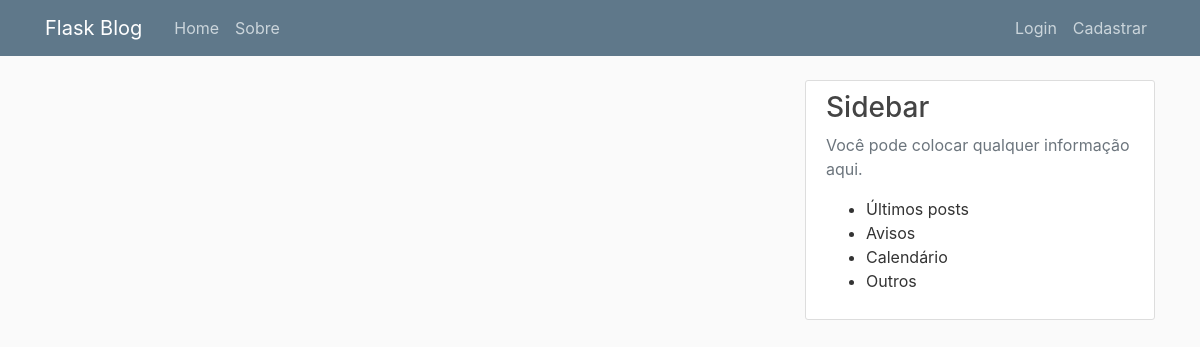
Page /home on the earlier database version.
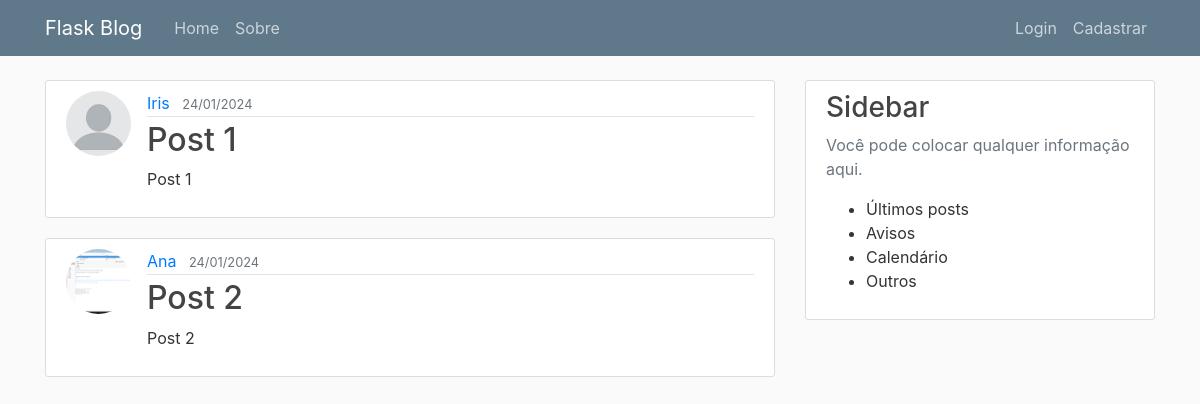
Same page on the later database version.
### flaskblog/models.py (models this page shows, shortened)
class Post(db.Model):
    id = db.Column(db.Integer, primary_key=True)
    title = db.Column(db.String(100), nullable=False)
    date_posted = db.Column(db.DateTime, nullable=False, default=datetime.utcnow)
    content = db.Column(db.Text, nullable=False)
    user_id = db.Column(db.Integer, db.ForeignKey('user.id'), nullable=False)

class User(db.Model, UserMixin):
    id = db.Column(db.Integer, primary_key=True)
    username = db.Column(db.String(20), unique=True, nullable=False)
    email = db.Column(db.String(120), unique=True, nullable=False)
    image_file = db.Column(db.String(20), nullable=False, default='default.jpg')
    password = db.Column(db.String(60), nullable=False)
    posts = db.relationship('Post', backref='author', lazy=True)

### flaskblog/routes.py (the view)
@app.route("/")
@app.route("/home")
def home():
    posts = Post.query.all()
    return render_template('home.html', posts=posts)

### flaskblog/templates/home.html
{% extends 'layout.html' %}
{% block content %}
    {% for post in posts %}
        <article class="media content-section">
            <img class="rounded-circle article-img" src="{{ url_for('static', filename='profile_pics/' + post.author.image_file) }}">
            <div class="media-body">
                <div class="article-metadata">
                    <a class="mr-2" href="#">{{ post.author.username }}</a>
                    <small class="text-muted">{{ post.date_posted.strftime('%d/%m/%Y') }}</small>
                </div>
                <h2><a class="article-title" href="{{ url_for('post', post_id=post.id) }}">{{ post.title }}</a></h2>
                <p class="article-content">{{ post.content }}</p>
            </div>
        </article>
    {% endfor %}
{% endblock content %}

### flaskblog/templates/layout.html (shortened to what this page needs)
<!DOCTYPE html>
<html lang="pt-br">
<head>
    <link rel="stylesheet" href="https://cdn.jsdelivr.net/npm/bootstrap@4.0.0/dist/css/bootstrap.min.css"
>
    <link rel="stylesheet" type="text/css" href="{{ url_for('static', filename='main.css') }}">
</head>
<body>
    <header class="site-header">
        <nav class="navbar navbar-expand-md navbar-dark bg-steel fixed-top">
            <div class="container">
                <a class="navbar-brand mr-4" href="/">Flask Blog</a>
                <div class="collapse navbar-collapse" id="navbarToggle">
                    <div class="navbar-nav mr-auto">
                        <a class="nav-item nav-link" href="{{ url_for('home') }}">Home</a>
                        <a class="nav-item nav-link" href="{{ url_for('sobre') }}">Sobre</a>
                    </div>
                    <div class="navbar-nav">
                        {% if current_user.is_authenticated %}
                            <a class="nav-item nav-link" href="{{ url_for('novo_post') }}">Novo Post</a>
                            <a class="nav-item nav-link" href="{{ url_for('conta') }}">Meu Perfil</a>
                            <a class="nav-item nav-link" href="{{ url_for('logout') }}">Sair</a>
                        {% else %}
                            <a class="nav-item nav-link" href="{{ url_for('login') }}">Login</a>
                            <a class="nav-item nav-link" href="{{ url_for('cadastrar') }}">Cadastrar</a>
                        {% endif %}
                    </div>
                </div>
            </div>
        </nav>
    </header>
    <main role="main" class="container">
        <div class="row">
            <div class="col-md-8">
                {% block content %}{% endblock %}
            </div>
            <div class="col-md-4">
                <div class="content-section">
                    <h3>Sidebar</h3>
                    <p class='text-muted'>Você pode colocar qualquer informação aqui.
                    <ul>
                        <li>Últimos posts</li>
                        <li>Avisos</li>
                        <li>Calendário</li>
                        <li>Outros</li>
                    </ul>
                    </p>
                </div>
            </div>
        </div>
    </main>
</body>
</html>

### flaskblog/static/main.css (style rules this page uses)
body { background: #fafafa; color: #333333; margin-top: 5rem; }
h1, h2, h3, h4, h5, h6 { color: #444444; }
.bg-steel { background-color: #5f788a; }
.site-header .navbar-nav .nav-link { color: #cbd5db; }
.content-section { background: #ffffff; padding: 10px 20px; border: 1px solid #dddddd; border-radius: 3px; margin-bottom: 20px; }
.article-title { color: #444444; }
.article-content { white-space: pre-line; }
.article-img { height: 65px; width: 65px; margin-right: 16px; }
.article-metadata { padding-bottom: 1px; margin-bottom: 4px; border-bottom: 1px solid #e3e3e3 }

Differences in the rows shown:
added Post: image_file (picture), author.username "Iris", date_posted "24/01/2024", title "Post 1", content "Post 1"
added Post: image_file (picture), author.username "Ana", date_posted "24/01/2024", title "Post 2", content "Post 2"
